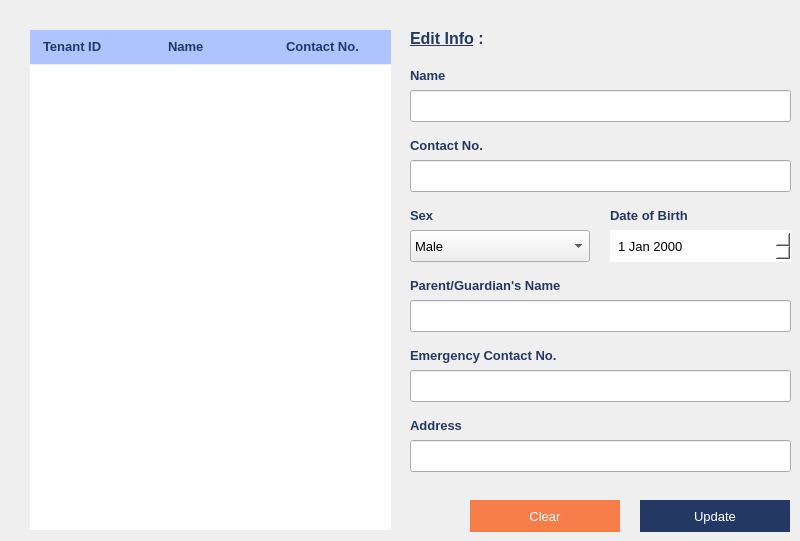
    <widget class="QWidget" name="updateEmpWidget">
     <property name="styleSheet">
      <string notr="true">#updateEmpWidget
{
	background:#ebf3fa;
}

</string>
     </property>
     <widget class="QLineEdit" name="updateEmpName">
      <property name="geometry">
       <rect>
        <x>410</x>
        <y>90</y>
        <width>381</width>
        <height>32</height>
       </rect>
      </property>
      <property name="font">
       <font>
        <family>Arial</family>
        <pointsize>10</pointsize>
       </font>
      </property>
      <property name="styleSheet">
       <string notr="true"/>
      </property>
     </widget>
     <widget class="QLabel" name="id_15">
      <property name="geometry">
       <rect>
        <x>410</x>
        <y>65</y>
        <width>141</width>
        <height>21</height>
       </rect>
      </property>
      <property name="font">
       <font>
        <pointsize>10</pointsize>
        <bold>true</bold>
       </font>
      </property>
      <property name="text">
       <string>&lt;html&gt;&lt;head/&gt;&lt;body&gt;&lt;p&gt;&lt;span style=&quot; color:#233862;&quot;&gt;Name&lt;/span&gt;&lt;/p&gt;&lt;/body&gt;&lt;/html&gt;</string>
      </property>
     </widget>
     <widget class="QLabel" name="id_16">
      <property name="geometry">
       <rect>
        <x>410</x>
        <y>345</y>
        <width>151</width>
        <height>21</height>
       </rect>
      </property>
      <property name="font">
       <font>
        <pointsize>10</pointsize>
        <bold>true</bold>
       </font>
      </property>
      <property name="text">
       <string>&lt;html&gt;&lt;head/&gt;&lt;body&gt;&lt;p&gt;&lt;span style=&quot; color:#233862;&quot;&gt;Emergency Contact No.&lt;/span&gt;&lt;/p&gt;&lt;/body&gt;&lt;/html&gt;</string>
      </property>
     </widget>
     <widget class="QLabel" name="id_17">
      <property name="geometry">
       <rect>
        <x>410</x>
        <y>205</y>
        <width>141</width>
        <height>21</height>
       </rect>
      </property>
      <property name="font">
       <font>
        <pointsize>10</pointsize>
        <bold>true</bold>
       </font>
      </property>
      <property name="text">
       <string>&lt;html&gt;&lt;head/&gt;&lt;body&gt;&lt;p&gt;&lt;span style=&quot; color:#233862;&quot;&gt;Sex&lt;/span&gt;&lt;/p&gt;&lt;/body&gt;&lt;/html&gt;</string>
      </property>
     </widget>
     <widget class="QComboBox" name="updateEmpGender">
      <property name="geometry">
       <rect>
        <x>410</x>
        <y>230</y>
        <width>180</width>
        <height>32</height>
       </rect>
      </property>
      <property name="font">
       <font>
        <family>Arial</family>
        <pointsize>10</pointsize>
       </font>
      </property>
      <property name="styleSheet">
       <string notr="true">#empDesig
{
	background:white;
	color:black;
	border:none;
	padding-left:6px;
}</string>
      </property>
      <item>
       <property name="text">
        <string>Male</string>
       </property>
      </item>
      <item>
       <property name="text">
        <string>Female</string>
       </property>
      </item>
      <item>
       <property name="text">
        <string>Other</string>
       </property>
      </item>
     </widget>
     <widget class="QLabel" name="id_19">
      <property name="geometry">
       <rect>
        <x>610</x>
        <y>205</y>
        <width>141</width>
        <height>21</height>
       </rect>
      </property>
      <property name="font">
       <font>
        <pointsize>10</pointsize>
        <bold>true</bold>
       </font>
      </property>
      <property name="text">
       <string>&lt;html&gt;&lt;head/&gt;&lt;body&gt;&lt;p&gt;&lt;span style=&quot; color:#233862;&quot;&gt;Date of Birth&lt;/span&gt;&lt;/p&gt;&lt;/body&gt;&lt;/html&gt;</string>
      </property>
     </widget>
     <widget class="QLabel" name="id_18">
      <property name="geometry">
       <rect>
        <x>410</x>
        <y>275</y>
        <width>161</width>
        <height>21</height>
       </rect>
      </property>
      <property name="font">
       <font>
        <pointsize>10</pointsize>
        <bold>true</bold>
       </font>
      </property>
      <property name="text">
       <string>&lt;html&gt;&lt;head/&gt;&lt;body&gt;&lt;p&gt;&lt;span style=&quot; color:#233862;&quot;&gt;Parent/Guardian's Name&lt;/span&gt;&lt;/p&gt;&lt;/body&gt;&lt;/html&gt;</string>
      </property>
     </widget>
     <widget class="QLineEdit" name="updateEmpPhone">
      <property name="geometry">
       <rect>
        <x>410</x>
        <y>300</y>
        <width>381</width>
        <height>32</height>
       </rect>
      </property>
      <property name="font">
       <font>
        <family>Arial</family>
        <pointsize>10</pointsize>
       </font>
      </property>
      <property name="styleSheet">
       <string notr="true"/>
      </property>
     </widget>
     <widget class="QLineEdit" name="updateEmpEmail">
      <property name="geometry">
       <rect>
        <x>410</x>
        <y>370</y>
        <width>381</width>
        <height>32</height>
       </rect>
      </property>
      <property name="font">
       <font>
        <family>Arial</family>
        <pointsize>10</pointsize>
       </font>
      </property>
      <property name="styleSheet">
       <string notr="true"/>
      </property>
     </widget>
     <widget class="QLineEdit" name="updateEmpAddress">
      <property name="geometry">
       <rect>
        <x>410</x>
        <y>440</y>
        <width>381</width>
        <height>32</height>
       </rect>
      </property>
      <property name="font">
       <font>
        <family>Arial</family>
        <pointsize>10</pointsize>
       </font>
      </property>
      <property name="styleSheet">
       <string notr="true"/>
      </property>
     </widget>
     <widget class="QLabel" name="id_20">
      <property name="geometry">
       <rect>
        <x>410</x>
        <y>415</y>
        <width>141</width>
        <height>21</height>
       </rect>
      </property>
      <property name="font">
       <font>
        <pointsize>10</pointsize>
        <bold>true</bold>
       </font>
      </property>
      <property name="text">
       <string>&lt;html&gt;&lt;head/&gt;&lt;body&gt;&lt;p&gt;&lt;span style=&quot; color:#233862;&quot;&gt;Address&lt;/span&gt;&lt;/p&gt;&lt;/body&gt;&lt;/html&gt;</string>
      </property>
     </widget>
     <widget class="QLabel" name="id_21">
      <property name="geometry">
       <rect>
        <x>410</x>
        <y>135</y>
        <width>151</width>
        <height>21</height>
       </rect>
      </property>
      <property name="font">
       <font>
        <pointsize>10</pointsize>
        <bold>true</bold>
       </font>
      </property>
      <property name="text">
       <string>&lt;html&gt;&lt;head/&gt;&lt;body&gt;&lt;p&gt;&lt;span style=&quot; color:#233862;&quot;&gt;Contact No.&lt;/span&gt;&lt;/p&gt;&lt;/body&gt;&lt;/html&gt;</string>
      </property>
     </widget>
     <widget class="QLineEdit" name="updateEmpFName">
      <property name="geometry">
       <rect>
        <x>410</x>
        <y>160</y>
        <width>381</width>
        <height>32</height>
       </rect>
      </property>
      <property name="font">
       <font>
        <family>Arial</family>
        <pointsize>10</pointsize>
       </font>
      </property>
      <property name="styleSheet">
       <string notr="true"/>
      </property>
     </widget>
     <widget class="QPushButton" name="pushButton_7">
      <property name="geometry">
       <rect>
        <x>640</x>
        <y>500</y>
        <width>150</width>
        <height>32</height>
       </rect>
      </property>
      <property name="font">
       <font>
        <pointsize>10</pointsize>
       </font>
      </property>
      <property name="cursor">
       <cursorShape>PointingHandCursor</cursorShape>
      </property>
      <property name="focusPolicy">
       <enum>Qt::TabFocus</enum>
      </property>
      <property name="styleSheet">
       <string notr="true">#pushButton_7
{
	background:#233862;
	border:none;
	color:white;
}

#pushButton_7:hover
{
	background:#aec3ff;
	color:#00855C;
}</string>
      </property>
      <property name="text">
       <string>Update</string>
      </property>
      <property name="autoDefault">
       <bool>false</bool>
      </property>
     </widget>
     <widget class="QPushButton" name="pushButton_8">
      <property name="geometry">
       <rect>
        <x>470</x>
        <y>500</y>
        <width>150</width>
        <height>32</height>
       </rect>
      </property>
      <property name="font">
       <font>
        <pointsize>10</pointsize>
       </font>
      </property>
      <property name="cursor">
       <cursorShape>PointingHandCursor</cursorShape>
      </property>
      <property name="focusPolicy">
       <enum>Qt::TabFocus</enum>
      </property>
      <property name="styleSheet">
       <string notr="true">#pushButton_8
{
	background:#f77d48;
	border:none;
	color:white;
}

#pushButton_8:hover
{
	background:#aec3ff;
	color:#EC3245;
}</string>
      </property>
      <property name="text">
       <string>Clear</string>
      </property>
     </widget>
     <widget class="QLabel" name="label_20">
      <property name="geometry">
       <rect>
        <x>410</x>
        <y>23</y>
        <width>81</width>
        <height>31</height>
       </rect>
      </property>
      <property name="font">
       <font>
        <family>Arial</family>
        <pointsize>12</pointsize>
        <bold>true</bold>
       </font>
      </property>
      <property name="text">
       <string>&lt;html&gt;&lt;head/&gt;&lt;body&gt;&lt;p&gt;&lt;span style=&quot; text-decoration: underline; color:#233862;&quot;&gt;Edit Info&lt;/span&gt;&lt;span style=&quot; color:#233862;&quot;&gt; : &lt;/span&gt;&lt;/p&gt;&lt;/body&gt;&lt;/html&gt;</string>
      </property>
     </widget>
     <widget class="QDateEdit" name="updateEmpDOB">
      <property name="geometry">
       <rect>
        <x>610</x>
        <y>230</y>
        <width>181</width>
        <height>32</height>
       </rect>
      </property>
      <property name="font">
       <font>
        <family>Arial</family>
        <pointsize>10</pointsize>
       </font>
      </property>
      <property name="styleSheet">
       <string notr="true">#updateEmpDOB
{
	background:white;
	color:black;
	border:none;
	padding-left:6px;
}</string>
      </property>
     </widget>
     <widget class="QTableView" name="updateTableView">
      <property name="geometry">
       <rect>
        <x>30</x>
        <y>65</y>
        <width>361</width>
        <height>465</height>
       </rect>
      </property>
      <property name="sizePolicy">
       <sizepolicy hsizetype="Fixed" vsizetype="Fixed">
        <horstretch>0</horstretch>
        <verstretch>0</verstretch>
       </sizepolicy>
      </property>
      <property name="focusPolicy">
       <enum>Qt::NoFocus</enum>
      </property>
      <property name="autoFillBackground">
       <bool>false</bool>
      </property>
      <property name="frameShape">
       <enum>QFrame::NoFrame</enum>
      </property>
      <property name="horizontalScrollBarPolicy">
       <enum>Qt::ScrollBarAlwaysOff</enum>
      </property>
      <property name="sizeAdjustPolicy">
       <enum>QAbstractScrollArea::AdjustIgnored</enum>
      </property>
      <property name="editTriggers">
       <set>QAbstractItemView::NoEditTriggers</set>
      </property>
      <property name="tabKeyNavigation">
       <bool>false</bool>
      </property>
      <property name="showDropIndicator" stdset="0">
       <bool>false</bool>
      </property>
      <property name="dragDropOverwriteMode">
       <bool>false</bool>
      </property>
      <property name="alternatingRowColors">
       <bool>true</bool>
      </property>
      <property name="selectionMode">
       <enum>QAbstractItemView::SingleSelection</enum>
      </property>
      <property name="selectionBehavior">
       <enum>QAbstractItemView::SelectRows</enum>
      </property>
      <property name="textElideMode">
       <enum>Qt::ElideNone</enum>
      </property>
      <property name="showGrid">
       <bool>false</bool>
      </property>
      <property name="gridStyle">
       <enum>Qt::NoPen</enum>
      </property>
      <property name="cornerButtonEnabled">
       <bool>false</bool>
      </property>
      <attribute name="horizontalHeaderVisible">
       <bool>false</bool>
      </attribute>
      <attribute name="horizontalHeaderMinimumSectionSize">
       <number>30</number>
      </attribute>
      <attribute name="horizontalHeaderDefaultSectionSize">
       <number>120</number>
      </attribute>
     </widget>
     <widget class="QLabel" name="label_26">
      <property name="geometry">
       <rect>
        <x>30</x>
        <y>30</y>
        <width>131</width>
        <height>34</height>
       </rect>
      </property>
      <property name="font">
       <font>
        <pointsize>10</pointsize>
        <bold>true</bold>
       </font>
      </property>
      <property name="styleSheet">
       <string notr="true">#label_26
{
	color:#233862;
	background:#aec3ff;
padding-left:10px;
}</string>
      </property>
      <property name="text">
       <string>&lt;html&gt;&lt;head/&gt;&lt;body&gt;&lt;p&gt;Tenant ID&lt;/p&gt;&lt;/body&gt;&lt;/html&gt;</string>
      </property>
     </widget>
     <widget class="QLabel" name="label_27">
      <property name="geometry">
       <rect>
        <x>160</x>
        <y>30</y>
        <width>120</width>
        <height>34</height>
       </rect>
      </property>
      <property name="font">
       <font>
        <pointsize>10</pointsize>
        <bold>true</bold>
       </font>
      </property>
      <property name="styleSheet">
       <string notr="true">#label_27
{
	color:#233862;
	background:#aec3ff;
	padding-left:5px;
}
</string>
      </property>
      <property name="text">
       <string>&lt;html&gt;&lt;head/&gt;&lt;body&gt;&lt;p&gt;Name&lt;/p&gt;&lt;/body&gt;&lt;/html&gt;</string>
      </property>
     </widget>
     <widget class="QLabel" name="label_28">
      <property name="geometry">
       <rect>
        <x>280</x>
        <y>30</y>
        <width>111</width>
        <height>34</height>
       </rect>
      </property>
      <property name="font">
       <font>
        <pointsize>10</pointsize>
        <bold>true</bold>
       </font>
      </property>
      <property name="styleSheet">
       <string notr="true">#label_28
{
	color:#233862;
	background:#aec3ff;
	padding-left:3px;
}</string>
      </property>
      <property name="text">
       <string>&lt;html&gt;&lt;head/&gt;&lt;body&gt;&lt;p&gt;Contact No.&lt;/p&gt;&lt;/body&gt;&lt;/html&gt;</string>
      </property>
     </widget>
     <widget class="QLabel" name="updateEmpID">
      <property name="geometry">
       <rect>
        <x>485</x>
        <y>23</y>
        <width>191</width>
        <height>31</height>
       </rect>
      </property>
      <property name="font">
       <font>
        <family>Arial</family>
        <pointsize>11</pointsize>
        <italic>true</italic>
       </font>
      </property>
      <property name="styleSheet">
       <string notr="true">color:white;
font-style:italic;</string>
      </property>
      <property name="text">
       <string>&lt;html&gt;&lt;head/&gt;&lt;body&gt;&lt;p&gt;&lt;br/&gt;&lt;/p&gt;&lt;/body&gt;&lt;/html&gt;</string>
      </property>
     </widget>
    </widget>
